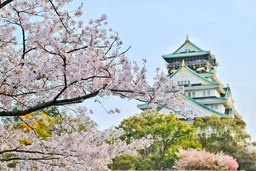
#> input picture image-processing/processamento-basico-de-imagens/images/img-original.jpg, 256 x 171 px, shrunk from 640 x 427 before the run
$ python filtro-media.py
#> lines starting #> are read from the running program, lines starting #| are printed output that depends on the picture
from PIL import Image
import os

def filtro_media(imagem, tamanho_janela):

#> called with imagem = 'images/img-original.jpg', tamanho_janela = 3
    img = Image.open(imagem)
#> img is the input picture: PIL image 256x171 RGB; mean R, G, B 172.4, 177.8, 175.2
    # Obtém as dimensões da imagem
    largura, altura = img.size
#> largura = 256; altura = 171

    # Cria a nova imagem
    img_filtrada = Image.new('RGB', (largura, altura))
#> img_filtrada: PIL image 256x171 RGB; every value is 0

    # Aplica o filtro de média
    for x in range(largura):
        for y in range(altura):
            # Obtém os pixels vizinhos dentro da janela
            pixels_vizinhos = []
            for i in range(x - tamanho_janela, x + tamanho_janela + 1):
                for j in range(y - tamanho_janela, y + tamanho_janela + 1):
                    # Verifica se o pixel está dentro dos limites da imagem
                     if i >= 0 and i < largura and j >= 0 and j < altura:
                        pixels_vizinhos.append(img.getpixel((i, j)))

            # Calcula a média dos valores dos pixels vizinhos
            media_r = sum([pixel[0] for pixel in pixels_vizinhos]) // len(pixels_vizinhos)
            media_g = sum([pixel[1] for pixel in pixels_vizinhos]) // len(pixels_vizinhos)
            media_b = sum([pixel[2] for pixel in pixels_vizinhos]) // len(pixels_vizinhos)

            # Define o filtro
            img_filtrada.putpixel((x, y), (media_r, media_g, media_b))
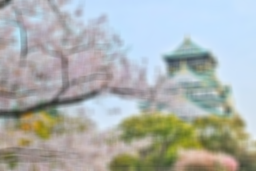
#> img_filtrada: PIL image 256x171 RGB; mean R, G, B 171.9, 177.3, 174.7

    # Salva a imagem
    caminho_destino = 'images/filtro-media-output/img-filtrada.jpg'
    img_filtrada.save(caminho_destino)


caminho_imagem = 'images/img-original.jpg'
tamanho_janela = 3
filtro_media(caminho_imagem, tamanho_janela)
